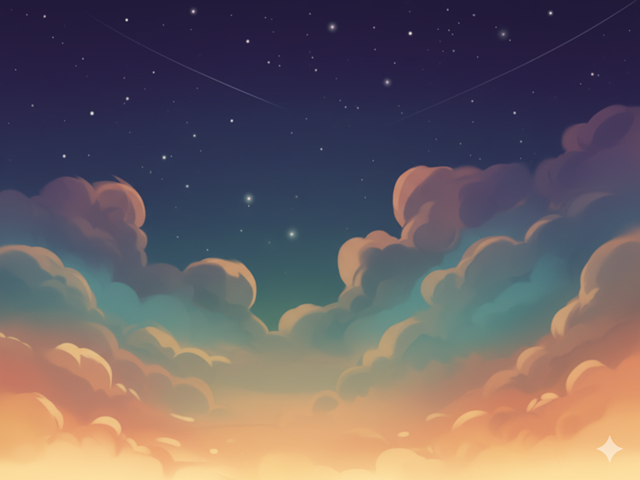

The image is a tile-based game level rendered from a .tmx file. Its description and complete source (layers, tilesets, objects, tile grids) follow:
An orthogonal 32x24 tile map with 20x20 px tiles, 1 tile layer (Tile Layer 1) and 9 objects.

<map version="1.10" tiledversion="1.11.2" orientation="orthogonal" renderorder="right-down" width="32" height="24" tilewidth="20" tileheight="20" infinite="0" nextlayerid="3" nextobjectid="10">
 <tileset firstgid="1" source="Background1.tsx" />
 <layer id="1" name="Tile Layer 1" width="32" height="24">
  <data encoding="csv">
1,2,3,4,5,6,7,8,9,10,11,12,13,14,15,16,17,18,19,20,21,22,23,24,25,26,27,28,29,30,31,32,
33,34,35,36,37,38,39,40,41,42,43,44,45,46,47,48,49,50,51,52,53,54,55,56,57,58,59,60,61,62,63,64,
65,66,67,68,69,70,71,72,73,74,75,76,77,78,79,80,81,82,83,84,85,86,87,88,89,90,91,92,93,94,95,96,
97,98,99,100,101,102,103,104,105,106,107,108,109,110,111,112,113,114,115,116,117,118,119,120,121,122,123,124,125,126,127,128,
129,130,131,132,133,134,135,136,137,138,139,140,141,142,143,144,145,146,147,148,149,150,151,152,153,154,155,156,157,158,159,160,
161,162,163,164,165,166,167,168,169,170,171,172,173,174,175,176,177,178,179,180,181,182,183,184,185,186,187,188,189,190,191,192,
193,194,195,196,197,198,199,200,201,202,203,204,205,206,207,208,209,210,211,212,213,214,215,216,217,218,219,220,221,222,223,224,
225,226,227,228,229,230,231,232,233,234,235,236,237,238,239,240,241,242,243,244,245,246,247,248,249,250,251,252,253,254,255,256,
257,258,259,260,261,262,263,264,265,266,267,268,269,270,271,272,273,274,275,276,277,278,279,280,281,282,283,284,285,286,287,288,
289,290,291,292,293,294,295,296,297,298,299,300,301,302,303,304,305,306,307,308,309,310,311,312,313,314,315,316,317,318,319,320,
321,322,323,324,325,326,327,328,329,330,331,332,333,334,335,336,337,338,339,340,341,342,343,344,345,346,347,348,349,350,351,352,
353,354,355,356,357,358,359,360,361,362,363,364,365,366,367,368,369,370,371,372,373,374,375,376,377,378,379,380,381,382,383,384,
385,386,387,388,389,390,391,392,393,394,395,396,397,398,399,400,401,402,403,404,405,406,407,408,409,410,411,412,413,414,415,416,
417,418,419,420,421,422,423,424,425,426,427,428,429,430,431,432,433,434,435,436,437,438,439,440,441,442,443,444,445,446,447,448,
449,450,451,452,453,454,455,456,457,458,459,460,461,462,463,464,465,466,467,468,469,470,471,472,473,474,475,476,477,478,479,480,
481,482,483,484,485,486,487,488,489,490,491,492,493,494,495,496,497,498,499,500,501,502,503,504,505,506,507,508,509,510,511,512,
513,514,515,516,517,518,519,520,521,522,523,524,525,526,527,528,529,530,531,532,533,534,535,536,537,538,539,540,541,542,543,544,
545,546,547,548,549,550,551,552,553,554,555,556,557,558,559,560,561,562,563,564,565,566,567,568,569,570,571,572,573,574,575,576,
577,578,579,580,581,582,583,584,585,586,587,588,589,590,591,592,593,594,595,596,597,598,599,600,601,602,603,604,605,606,607,608,
609,610,611,612,613,614,615,616,617,618,619,620,621,622,623,624,625,626,627,628,629,630,631,632,633,634,635,636,637,638,639,640,
641,642,643,644,645,646,647,648,649,650,651,652,653,654,655,656,657,658,659,660,661,662,663,664,665,666,667,668,669,670,671,672,
673,674,675,676,677,678,679,680,681,682,683,684,685,686,687,688,689,690,691,692,693,694,695,696,697,698,699,700,701,702,703,704,
705,706,707,708,709,710,711,712,713,714,715,716,717,718,719,720,721,722,723,724,725,726,727,728,729,730,731,732,733,734,735,736,
737,738,739,740,741,742,743,744,745,746,747,748,749,750,751,752,753,754,755,756,757,758,759,760,761,762,763,764,765,766,767,768
</data>
 </layer>
 <objectgroup id="2" name="Object Layer 1">
  <object id="1" x="264.094" y="78.8614" width="40" height="15">
   <properties>
    <property name="BlockType" value="Brick3" />
   </properties>
  </object>
  <object id="9" x="372.299" y="132.658" width="40" height="15">
   <properties>
    <property name="BlockType" value="Brick3" />
   </properties>
  </object>
  <object id="2" x="317.891" y="133.881" width="40" height="15">
   <properties>
    <property name="BlockType" value="Brick3" />
   </properties>
  </object>
  <object id="3" x="264.094" y="132.047" width="40" height="15">
   <properties>
    <property name="BlockType" value="Brick3" />
   </properties>
  </object>
  <object id="4" x="370.465" y="108.205" width="40" height="15">
   <properties>
    <property name="BlockType" value="Brick3" />
   </properties>
  </object>
  <object id="5" x="316.668" y="105.76" width="40" height="15">
   <properties>
    <property name="BlockType" value="Brick_unbreakable2" />
   </properties>
  </object>
  <object id="6" x="263.483" y="104.537" width="40" height="15">
   <properties>
    <property name="BlockType" value="Brick3" />
   </properties>
  </object>
  <object id="7" x="369.854" y="78.2501" width="40" height="15">
   <properties>
    <property name="BlockType" value="Brick3" />
   </properties>
  </object>
  <object id="8" x="317.891" y="78.8614" width="40" height="15">
   <properties>
    <property name="BlockType" value="Brick3" />
   </properties>
  </object>
 </objectgroup>
</map>
